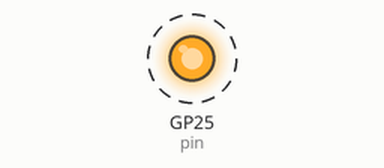
This program was run on a simulated Raspberry Pi Pico running MicroPython. Parts: output pins drawn as LEDs (lit = HIGH). Dashed ring = blinking.

Above: at 0.2 s.
Timing chart, 0 to 3.0 s (numbered marks = the images above):
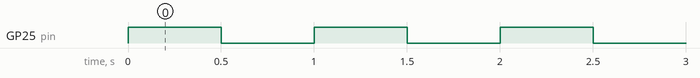

The program:

midi_out.py
```python
import machine
import time
import ustruct

pin = machine.Pin(25, machine.Pin.OUT)
uart = machine.UART(1,31250)

notes = [60,61,62,63,64,63,62,61]

while True:
  for x in notes:
    pin.value(1)
    uart.write(ustruct.pack("bbb",0x90,x,0x40))
    time.sleep(0.5)
    pin.value(0)
    time.sleep(0.5)
    uart.write(ustruct.pack("bbb",0x90,x,0x00))
    
```

Measured:
- by itself, GP25 (pin): alternates HIGH for 0.50 s and LOW for 0.50 s
